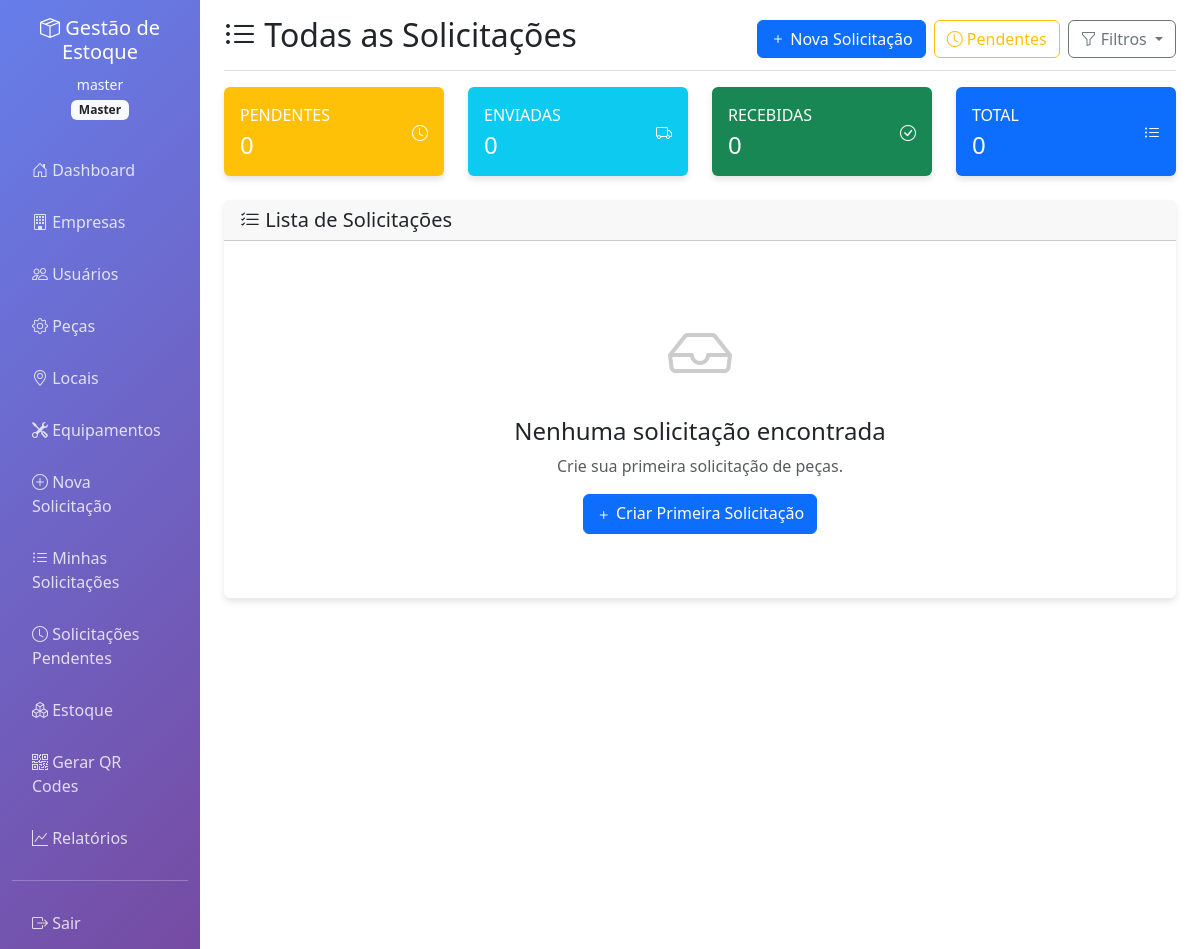
The page /requests/mine (signed in) on the database as committed earlier.
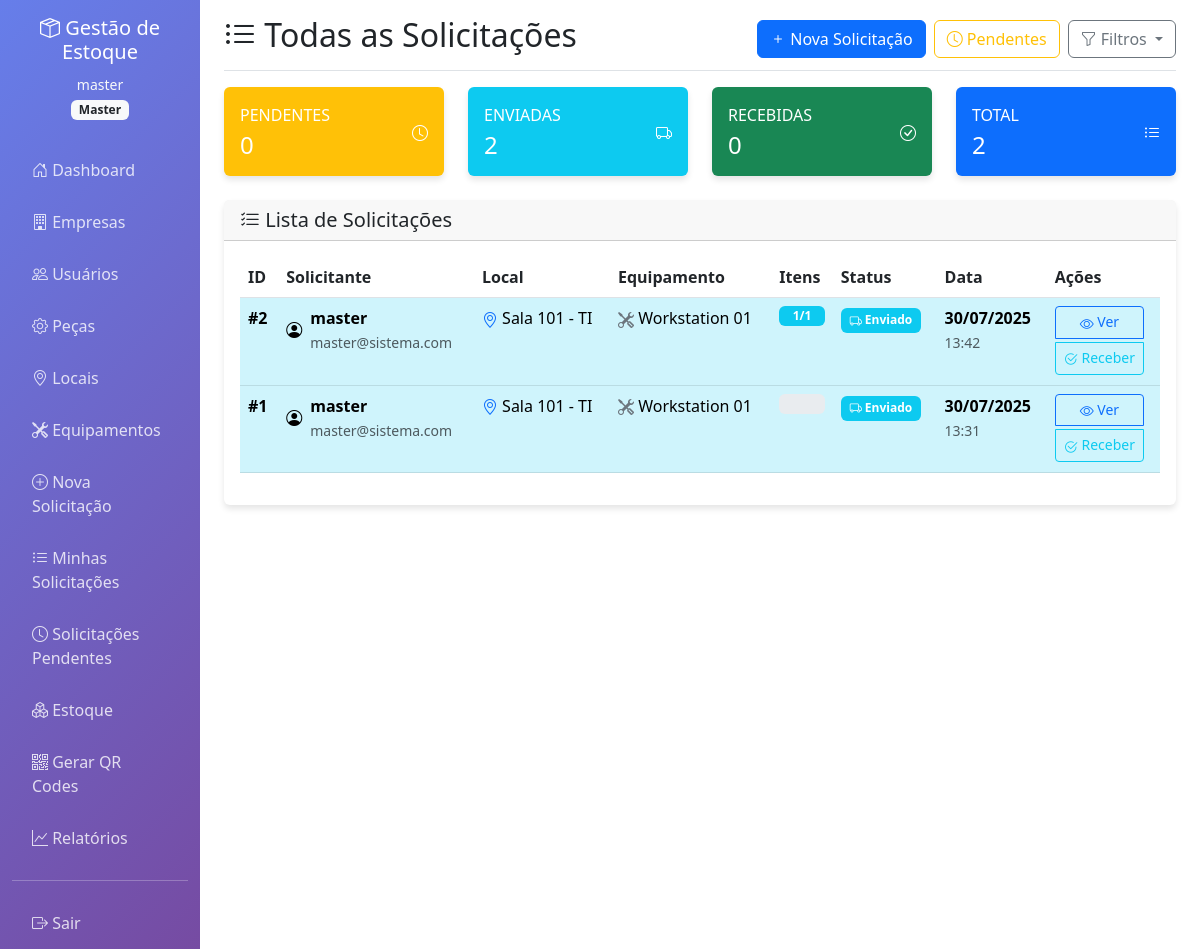
The same page on the database as committed later.
### app.py (models this page shows)
class Request(db.Model):
    id = db.Column(db.Integer, primary_key=True)
    requester_id = db.Column(db.Integer, db.ForeignKey('user.id'), nullable=False)
    company_id = db.Column(db.Integer, db.ForeignKey('company.id'), nullable=False)
    location_id = db.Column(db.Integer, db.ForeignKey('location.id'), nullable=False)
    equipment_id = db.Column(db.Integer, db.ForeignKey('equipment.id'), nullable=True)
    status = db.Column(db.String(20), default='pendente')  # pendente, enviado, recebido, cancelado
    notes = db.Column(db.Text)
    created_at = db.Column(db.DateTime, default=datetime.utcnow)
    requester = db.relationship('User', backref='requests')
    company = db.relationship('Company', backref='requests')
    location = db.relationship('Location', backref='requests')
    equipment = db.relationship('Equipment', backref='equipment_requests')

class User(UserMixin, db.Model):
    id = db.Column(db.Integer, primary_key=True)
    username = db.Column(db.String(80), unique=True, nullable=False)
    email = db.Column(db.String(120), unique=True, nullable=False)
    password_hash = db.Column(db.String(255), nullable=False)
    role = db.Column(db.String(20), nullable=False)  # master, admin, solicitante, receptor
    company_id = db.Column(db.Integer, db.ForeignKey('company.id'), nullable=True)
    is_active = db.Column(db.Boolean, default=True)
    created_at = db.Column(db.DateTime, default=datetime.utcnow)
    company = db.relationship('Company', backref='users')

class Location(db.Model):
    id = db.Column(db.Integer, primary_key=True)
    name = db.Column(db.String(100), nullable=False)
    description = db.Column(db.Text)
    company_id = db.Column(db.Integer, db.ForeignKey('company.id'), nullable=False)
    is_active = db.Column(db.Boolean, default=True)
    company = db.relationship('Company', backref='locations')

class Equipment(db.Model):
    id = db.Column(db.Integer, primary_key=True)
    name = db.Column(db.String(100), nullable=False)
    model = db.Column(db.String(100))
    serial_number = db.Column(db.String(100))
    location_id = db.Column(db.Integer, db.ForeignKey('location.id'), nullable=False)
    company_id = db.Column(db.Integer, db.ForeignKey('company.id'), nullable=False)
    is_active = db.Column(db.Boolean, default=True)
    location = db.relationship('Location', backref='equipments')
    company = db.relationship('Company', backref='equipments')

### app.py (the view)
@app.route('/requests/mine')
@login_required
def my_requests():
    if current_user.role == 'master':
        requests = Request.query.order_by(Request.created_at.desc()).all()
    elif current_user.role == 'admin':
        requests = Request.query.filter_by(company_id=current_user.company_id).order_by(Request.created_at.desc()).all()
    else:
        requests = Request.query.filter_by(requester_id=current_user.id).order_by(Request.created_at.desc()).all()
    return render_template('my_requests.html', requests=requests)

### app.py (called while the page is built)
@app.context_processor
def inject_now():
    return {'now': datetime.utcnow()}

@login_manager.user_loader
def load_user(user_id):
    return User.query.get(int(user_id))

### templates/my_requests.html (shortened to what the changed rows need)
{% extends "base.html" %}
{% block content %}
<div class="d-flex justify-content-between flex-wrap flex-md-nowrap align-items-center pt-3 pb-2 mb-3 border-bottom">
    <h1 class="h2">
        {% if current_user.role == 'master' %}
        <i class="bi bi-list-ul"></i> Todas as Solicitações
        {% elif current_user.role == 'admin' %}
        <i class="bi bi-building"></i> Solicitações da Empresa
        {% else %}
        <i class="bi bi-person"></i> Minhas Solicitações
        {% endif %}
    </h1>
</div>
<div class="row mb-4">
    {% set pending_count = requests|selectattr('status', 'equalto', 'pendente')|list|length %}
    {% set sent_count = requests|selectattr('status', 'equalto', 'enviado')|list|length %}
    {% set received_count = requests|selectattr('status', 'equalto', 'recebido')|list|length %}
    <div class="col-md-3">
        <div class="card bg-info text-white">
            <div class="card-body">
                <div class="row no-gutters align-items-center">
                    <div class="col mr-2">
                        <div class="text-xs font-weight-bold text-uppercase mb-1">
                            Enviadas
                        </div>
                        <div class="h4 mb-0 font-weight-bold">
                            {{ sent_count }}
                        </div>
                    </div>
                </div>
            </div>
        </div>
    </div>
    <div class="col-md-3">
        <div class="card bg-primary text-white">
            <div class="card-body">
                <div class="row no-gutters align-items-center">
                    <div class="col mr-2">
                        <div class="text-xs font-weight-bold text-uppercase mb-1">
                            Total
                        </div>
                        <div class="h4 mb-0 font-weight-bold">
                            {{ requests|length }}
                        </div>
                    </div>
                </div>
            </div>
        </div>
    </div>
</div>
<div class="card">
    <div class="card-body">
        {% if requests %}
        <div class="table-responsive">
            <table class="table table-hover">
                <thead>
                    <tr>
                        <th>ID</th>
                        <th>Solicitante</th>
                        <th>Local</th>
                        <th>Equipamento</th>
                        <th>Itens</th>
                        <th>Status</th>
                        <th>Data</th>
                        <th>Ações</th>
                    </tr>
                </thead>
                <tbody>
                    {% for request in requests %}
                    <tr class="{% if request.status == 'pendente' %}table-warning{% elif request.status == 'enviado' %}table-info{% elif request.status == 'recebido' %}table-success{% endif %}">
                        <td>
                            <strong>#{{ request.id }}</strong>
                        </td>
                        <td>
                            <div class="d-flex align-items-center">
                                <i class="bi bi-person-circle me-2"></i>
                                <div>
                                    <strong>{{ request.requester.username }}</strong>
                                    {% if current_user.role in ['master', 'admin'] %}
                                    <br><small class="text-muted">{{ request.requester.email }}</small>
                                    {% endif %}
                                </div>
                            </div>
                        </td>
                        <td>
                            <i class="bi bi-geo-alt text-primary"></i>
                            {{ request.location.name }}
                        </td>
                        <td>
                            {% if request.equipment %}
                            <i class="bi bi-tools text-secondary"></i>
                            {{ request.equipment.name }}
                            {% else %}
                            <span class="text-muted">-</span>
                            {% endif %}
                        </td>
                        <td>
                            {% set total_items = request.items|sum(attribute='quantity_requested') %}
                            {% set total_sent = request.items|sum(attribute='quantity_sent') %}
                            {% set total_received = request.items|sum(attribute='quantity_received') %}
                            <div class="progress" style="height: 20px;">
                                {% if request.status == 'pendente' %}
                                <div class="progress-bar bg-warning" style="width: 100%">
                                    {{ total_items }} item(s)
                                </div>
                                {% elif request.status == 'enviado' %}
                                <div class="progress-bar bg-info" style="width: {{ (total_sent / total_items * 100) if total_items > 0 else 0 }}%">
                                    {{ total_sent }}/{{ total_items }}
                                </div>
                                {% else %}
                                <div class="progress-bar bg-success" style="width: 100%">
                                    {{ total_received }} recebido(s)
                                </div>
                                {% endif %}
                            </div>
                        </td>
                        <td>
                            <span class="badge badge-status
                                {% if request.status == 'pendente' %}bg-warning
                                {% elif request.status == 'enviado' %}bg-info
                                {% elif request.status == 'recebido' %}bg-success
                                {% else %}bg-secondary
                                {% endif %}">
                                {% if request.status == 'pendente' %}
                                <i class="bi bi-clock"></i> Pendente
                                {% elif request.status == 'enviado' %}
                                <i class="bi bi-truck"></i> Enviado
                                {% elif request.status == 'recebido' %}
                                <i class="bi bi-check-circle"></i> Recebido
                                {% else %}
                                {{ request.status|title }}
                                {% endif %}
                            </span>
                        </td>
                        <td>
                            <div>
                                <strong>{{ request.created_at.strftime('%d/%m/%Y') }}</strong>
                                <br><small class="text-muted">{{ request.created_at.strftime('%H:%M') }}</small>
                            </div>
                        </td>
                        <td>
                            <div class="btn-group-vertical">
                                <a href="{{ url_for('view_request', id=request.id) }}"
                                   class="btn btn-sm btn-outline-primary mb-1"
                                   title="Ver detalhes">
                                    <i class="bi bi-eye"></i> Ver
                                </a>
                                {% if request.status == 'enviado' and (current_user.role in ['admin', 'receptor'] or request.requester_id == current_user.id) %}
                                <button class="btn btn-sm btn-outline-info"
                                        onclick="markAsReceived({{ request.id }})"
                                        title="Marcar como recebido">
                                    <i class="bi bi-check2-circle"></i> Receber
                                </button>
                                {% endif %}
                            </div>
                        </td>
                    </tr>
                    {% endfor %}
                </tbody>
            </table>
        </div>
        {% else %}
        <div class="text-center py-5">
            <i class="bi bi-inbox" style="font-size: 4rem; color: #ccc;"></i>
            <h4 class="mt-3">Nenhuma solicitação encontrada</h4>
            <p class="text-muted">
                {% if current_user.role in ['solicitante', 'admin', 'master'] %}
                Crie sua primeira solicitação de peças.
                {% else %}
                Aguarde novas solicitações chegarem.
                {% endif %}
            </p>
            {% if current_user.role in ['solicitante', 'admin', 'master'] %}
            <a href="{{ url_for('new_request') }}" class="btn btn-primary">
                <i class="bi bi-plus"></i> Criar Primeira Solicitação
            </a>
            {% endif %}
        </div>
        {% endif %}
    </div>
</div>
{% endblock %}

Rows that differ between the two databases and show on the page:
added Request: id "2", requester.username "master", requester.email "master@sistema.com", location.name "Sala 101 - TI", equipment.name "Workstation 01", {{ (total_sent / total_items * 100) if total_items > 0 else 0 }} 100.0 (drawn), total_sent "1", total_items "1", status "enviado" (drawn), created_at "30/07/2025", created_at "13:42"
added Request: id "1", requester.username "master", requester.email "master@sistema.com", location.name "Sala 101 - TI", equipment.name "Workstation 01", status "enviado" (drawn), created_at "30/07/2025", created_at "13:31"
Other text that changed with them:
{{ sent_count }}: "0" → "2"
{{ requests|length }}: "0" → "2"
text no longer shown: "Nenhuma solicitação encontrada Crie sua primeira solicitação de peças. Criar Primeira Solicitação"
text now shown: "ID Solicitante Local Equipamento Itens Status Data Ações"
